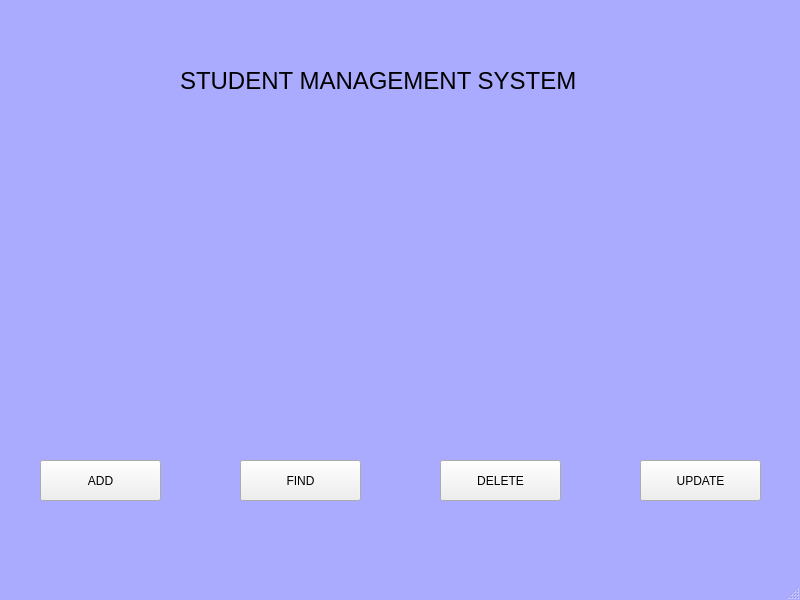
<?xml version="1.0" encoding="UTF-8"?>
<ui version="4.0">
 <class>MainWindow</class>
 <widget class="QMainWindow" name="MainWindow">
  <property name="geometry">
   <rect>
    <x>0</x>
    <y>0</y>
    <width>800</width>
    <height>600</height>
   </rect>
  </property>
  <property name="maximumSize">
   <size>
    <width>800</width>
    <height>600</height>
   </size>
  </property>
  <property name="font">
   <font>
    <bold>true</bold>
   </font>
  </property>
  <property name="windowTitle">
   <string>My Student Manager</string>
  </property>
  <property name="styleSheet">
   <string notr="true">background-image:url(:/images/sust.png);
background-position: center;
background-repeat: no-repeat;
background-color:rgb(170, 170, 255);

</string>
  </property>
  <widget class="QWidget" name="centralwidget">
   <property name="styleSheet">
    <string notr="true"/>
   </property>
   <widget class="QPushButton" name="pushButton">
    <property name="geometry">
     <rect>
      <x>40</x>
      <y>460</y>
      <width>121</width>
      <height>41</height>
     </rect>
    </property>
    <property name="styleSheet">
     <string notr="true">background:none;</string>
    </property>
    <property name="text">
     <string>ADD</string>
    </property>
   </widget>
   <widget class="QPushButton" name="pushButton_2">
    <property name="geometry">
     <rect>
      <x>240</x>
      <y>460</y>
      <width>121</width>
      <height>41</height>
     </rect>
    </property>
    <property name="styleSheet">
     <string notr="true">background:none;</string>
    </property>
    <property name="text">
     <string>FIND</string>
    </property>
   </widget>
   <widget class="QPushButton" name="pushButton_3">
    <property name="geometry">
     <rect>
      <x>440</x>
      <y>460</y>
      <width>121</width>
      <height>41</height>
     </rect>
    </property>
    <property name="styleSheet">
     <string notr="true">background:none;</string>
    </property>
    <property name="text">
     <string>DELETE</string>
    </property>
   </widget>
   <widget class="QPushButton" name="pushButton_4">
    <property name="geometry">
     <rect>
      <x>640</x>
      <y>460</y>
      <width>121</width>
      <height>41</height>
     </rect>
    </property>
    <property name="styleSheet">
     <string notr="true">background:none;</string>
    </property>
    <property name="text">
     <string>UPDATE</string>
    </property>
   </widget>
   <widget class="QLabel" name="label">
    <property name="geometry">
     <rect>
      <x>180</x>
      <y>60</y>
      <width>481</width>
      <height>41</height>
     </rect>
    </property>
    <property name="font">
     <font>
      <pointsize>18</pointsize>
     </font>
    </property>
    <property name="styleSheet">
     <string notr="true">background:none;</string>
    </property>
    <property name="text">
     <string>STUDENT MANAGEMENT SYSTEM</string>
    </property>
   </widget>
  </widget>
  <widget class="QMenuBar" name="menubar">
   <property name="geometry">
    <rect>
     <x>0</x>
     <y>0</y>
     <width>800</width>
     <height>26</height>
    </rect>
   </property>
   <property name="styleSheet">
    <string notr="true">background:none;</string>
   </property>
  </widget>
  <widget class="QStatusBar" name="statusbar">
   <property name="styleSheet">
    <string notr="true">background:none;</string>
   </property>
  </widget>
 </widget>
 <resources/>
 <connections/>
</ui>
